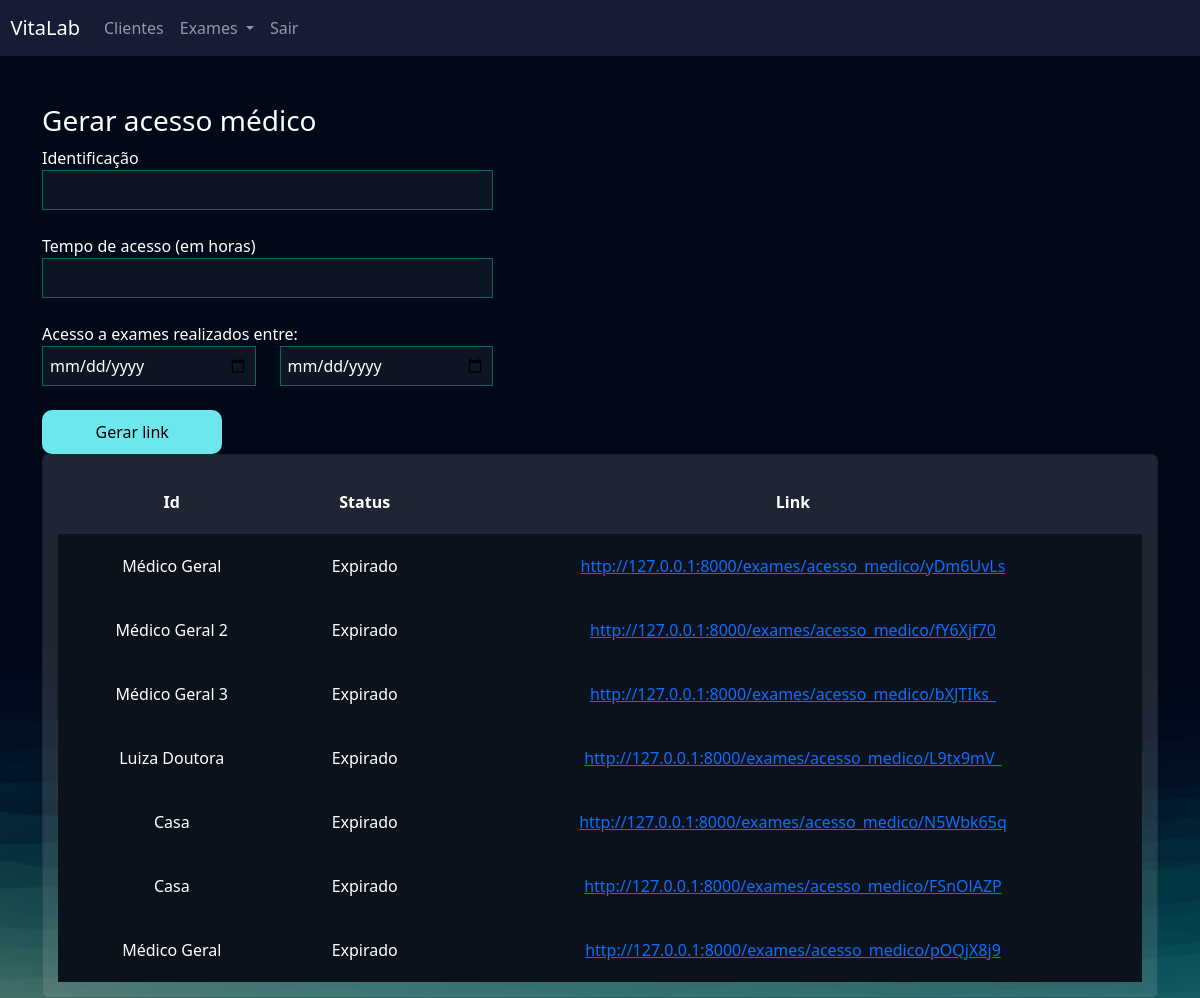
Screenshot of /exames/gerar_acesso_medico/ (signed in) with the database file from the repository.
### exames/models.py (models this page shows, shortened)
class AcessoMedico(models.Model):
    usuario = models.ForeignKey(User, on_delete=models.DO_NOTHING)
    identificacao = models.CharField(max_length=50)
    tempo_de_acesso = models.IntegerField() # Em horas
    criado_em = models.DateTimeField()
    data_exames_iniciais = models.DateField()
    data_exames_finais = models.DateField()
    token = models.CharField(max_length=20, blank=True)
    @property
    def status(self):
        if timezone.now() > (self.criado_em + timedelta(hours=self.tempo_de_acesso)):
            return 'Expirado'
        else:
            return 'Ativo'
    @property
    def url(self):
        return f'http://127.0.0.1:8000/exames/acesso_medico/{self.token}'

### exames/views.py (the view, shortened to what this page needs)
# urls.py: path('gerar_acesso_medico/', views.gerar_acesso_medico, name="gerar_acesso_medico"),
@login_required(login_url='/usuarios/login')
def gerar_acesso_medico(request):
    if request.method == "GET":
        acessos_medicos = AcessoMedico.objects.filter(usuario = request.user)
        return render(request,'gerar_acesso_medico.html', {'acessos_medicos':acessos_medicos})

### exames/templates/gerar_acesso_medico.html (shortened to what this page needs)
{% extends "bases/base.html" %}
{% load static %}
{% block 'head' %}
    <link href="{% static 'exames/css/css.css' %}" rel="stylesheet">
    <link href="{% static 'exames/css/gerenciar_pedidos.css' %}" rel="stylesheet">
{% endblock 'head' %}
{% block 'conteudo' %}
{%include "partials/header.html"%}
    <br>
    <br>
    <div class="container">
        <div class="row">
            <div class="col-md-5">
                <h3>Gerar acesso médico</h3>
                <form action="{% url "gerar_acesso_medico" %}" method="POST">{% csrf_token %}
                    <label for="">Identificação</label>
                    <br>
                    <input style="width: 100%" type="text" name="identificacao" id="" class="input-default">
                    <br>
                    <br>
                    <label for="">Tempo de acesso (em horas)</label>
                    <br>
                    <input style="width: 100%" type="number" name="tempo_de_acesso" id="" class="input-default">
                    <br>
                    <br>
                    <div class="row">
                        <label for="">Acesso a exames realizados entre:</label>
                        <div class="col-md">
                            <input style="width: 100%" type="date" name="data_exame_inicial" id="" class="input-default">
                        </div>
                        <div class="col-md">
                            <input style="width: 100%" type="date" name="data_exame_final" id="" class="input-default">
                            <br>
                            <br>
                        </div>
                    </div>
                    <input style="width: 40%" type="submit" class="btn-default" value="Gerar link">
                </form>
            </div>
            <div class="col-md">
                <div class="card">
                    <table style="text-align: center">
                        <tr>
                          <th>Id</th>
                          <th>Status</th>
                          <th>Link</th>
                        </tr>
                            {% for acesso in acessos_medicos%}
                            <tr class="linha-tabela">
                                <td>{{acesso.identificacao}}</td>
                                <td>{{acesso.status}}</td>
                                <td><a href="{{acesso.url}}"> {{acesso.url}}</a></td>
                            </tr>
                            {% endfor%}
                    </table>
                </div>
            </div>
        </div>
    </div>
{% endblock 'conteudo' %}

### templates/bases/base.html (shortened to what this page needs)
{% load static %}
<!doctype html>
<html lang="pt-BR">
  <head>
    <link href="https://cdn.jsdelivr.net/npm/bootstrap@5.3.1/dist/css/bootstrap.min.css" rel="stylesheet">
    <link href={% static 'geral/css/base.css' %} rel="stylesheet">
    {% block 'head' %}{% endblock %}
  </head>
  <body>
    {% block 'conteudo' %}{% endblock %}
  </body>
</html>

### templates/partials/header.html (shortened to what this page needs)
<nav style="background-color: var(--main-color)" class="navbar navbar-expand-lg navbar-dark">
    <a class="navbar-brand" href="#">&nbsp&nbspVitaLab</a>
    <div class="collapse navbar-collapse" id="navbarNav">
      <ul class="navbar-nav">
        <li class="nav-item">
          <a class="nav-link" href="{%url 'gerenciar_clientes'%}">Clientes</a>
        </li>
        <li class="nav-item dropdown">
            <a class="nav-link dropdown-toggle" href="#" id="navbarDropdown" role="button" data-bs-toggle="dropdown" aria-expanded="false">
              Exames
            </a>
          </li>
        <li class="nav-item">
          <a class="nav-link" href="">Sair</a>
        </li>
      </ul>
    </div>
  </nav>

### templates/static/geral/css/base.css (style rules this page uses)
:root { --main-color: #151C34; --dark-color: #0C121C ; --light-color: #6DE6EE; --contrast-color: #f4c96b; --differential-color: #066668; }
* { color: white }
.input-default { background-color: rgba(255,255,255,0.05); border: 1px solid var(--differential-color); padding: 7px; width: 50%; }
.btn-default { background-color: var(--light-color); color: black; width: 15%; padding: 10px; border: none; border-radius: 10px; }

### templates/static/exames/css/css.css (style rules this page uses)
body { background-image: url('/static/geral/img/bg2.png'); background-size: cover; }
.card { background-color: rgba(217, 217, 217, .14); color: white; padding: 15px; }

### templates/static/exames/css/gerenciar_pedidos.css (style rules this page uses)
.linha-tabela { background-color: var(--dark-color); height: 20px; }
td, th { padding: 20px; }

### rows the page displays
AcessoMedico: identificacao "Médico Geral", status "Expirado", url "http://127.0.0.1:8000/exames/acesso_medico/yDm6UvLs"
AcessoMedico: identificacao "Médico Geral 2", status "Expirado", url "http://127.0.0.1:8000/exames/acesso_medico/fY6Xjf70"
AcessoMedico: identificacao "Médico Geral 3", status "Expirado", url "http://127.0.0.1:8000/exames/acesso_medico/bXJTIks_"
AcessoMedico: identificacao "Luiza Doutora", status "Expirado", url "http://127.0.0.1:8000/exames/acesso_medico/L9tx9mV_"
AcessoMedico: identificacao "Casa", status "Expirado", url "http://127.0.0.1:8000/exames/acesso_medico/N5Wbk65q"
AcessoMedico: identificacao "Casa", status "Expirado", url "http://127.0.0.1:8000/exames/acesso_medico/FSnOlAZP"
AcessoMedico: identificacao "Médico Geral", status "Expirado", url "http://127.0.0.1:8000/exames/acesso_medico/pOQjX8j9"
